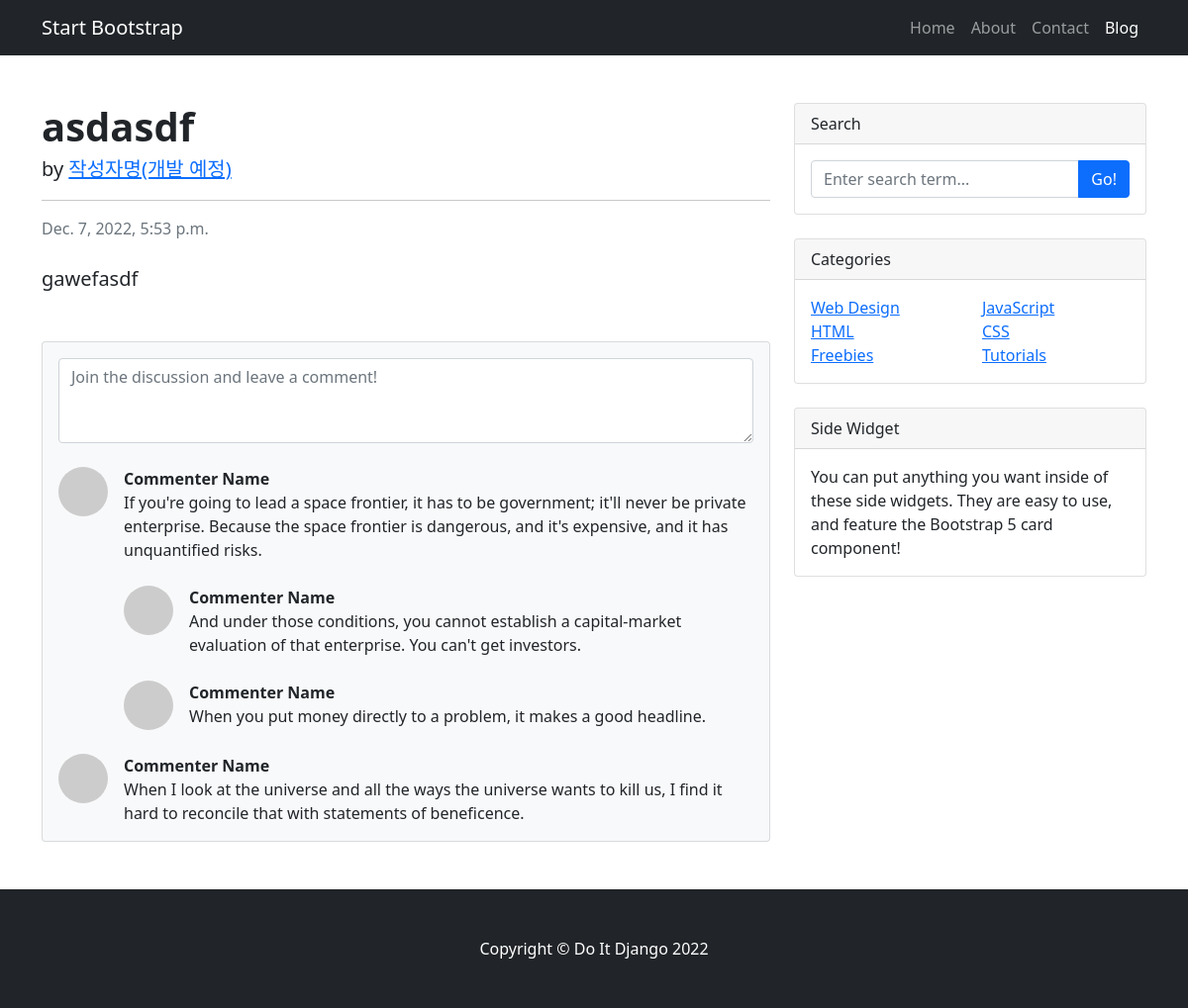
The app's page /blog/2/ with its own data.
### blog/models.py (models this page shows, shortened)
class Post(models.Model):
    title = models.CharField(max_length=30)
    content = models.TextField()
    head_image = models.ImageField(upload_to='blog/images/%Y/%m/%d/', blank=True)
    created_at = models.DateTimeField(auto_now_add=True)
    updated_at = models.DateTimeField(auto_now=True)

### blog/views.py (the view)
# urls.py: path('<int:pk>/', views.PostDetail.as_view()),
class PostDetail(DetailView):
    model = Post

### blog/templates/blog/post_detail.html (shortened to what this page needs)
<!DOCTYPE html>
{% load static %}
<html lang="ko">
    <head>
        <link href="{% static 'blog/bootstrap/bootstrap.min.css' %}" rel="stylesheet" media="screen"/>
        <link rel="stylesheet" href="{% static 'blog/css/blog-post.css' %}" media="screen">
    </head>
    <body>
        <nav class="navbar navbar-expand-lg navbar-dark bg-dark">
            <div class="container">
                <a class="navbar-brand" href="#!">Start Bootstrap</a>
                <div class="collapse navbar-collapse" id="navbarSupportedContent">
                    <ul class="navbar-nav ms-auto mb-2 mb-lg-0">
                        <li class="nav-item"><a class="nav-link" href="#">Home</a></li>
                        <li class="nav-item"><a class="nav-link" href="#!">About</a></li>
                        <li class="nav-item"><a class="nav-link" href="#!">Contact</a></li>
                        <li class="nav-item"><a class="nav-link active" aria-current="page" href="#">Blog</a></li>
                    </ul>
                </div>
            </div>
        </nav>
        <div class="container mt-5">
            <div class="row">
                <div class="col-lg-8">
                    <article>
                        <header class="mb-4">
                            <h1 class="fw-bolder mb-1">{{ post.title }}</h1>
                            <p class="lead">
                                by
                                <a href="#">작성자명(개발 예정)</a>
                            </p>
                            <hr/>
                            <div class="text-muted mb-2">{{ post.created_at }}</div>
                        </header>
                        <section class="mb-5">
                            <p class="fs-5 mb-4">{{ post.content }}</p>
                        </section>
                    </article>
                    <section class="mb-5">
                        <div class="card bg-light">
                            <div class="card-body">
                                <form class="mb-4"><textarea class="form-control" rows="3" placeholder="Join the discussion and leave a comment!"></textarea></form>
                                <div class="d-flex mb-4">
                                    <div class="flex-shrink-0"><img class="rounded-circle" src="https://dummyimage.com/50x50/ced4da/6c757d.jpg" alt="..." /></div>
                                    <div class="ms-3">
                                        <div class="fw-bold">Commenter Name</div>
                                        If you're going to lead a space frontier, it has to be government; it'll never be private enterprise. Because the space frontier is dangerous, and it's expensive, and it has unquantified risks.
                                        <div class="d-flex mt-4">
                                            <div class="flex-shrink-0"><img class="rounded-circle" src="https://dummyimage.com/50x50/ced4da/6c757d.jpg" alt="..." /></div>
                                            <div class="ms-3">
                                                <div class="fw-bold">Commenter Name</div>
                                                And under those conditions, you cannot establish a capital-market evaluation of that enterprise. You can't get investors.
                                            </div>
                                        </div>
                                        <div class="d-flex mt-4">
                                            <div class="flex-shrink-0"><img class="rounded-circle" src="https://dummyimage.com/50x50/ced4da/6c757d.jpg" alt="..." /></div>
                                            <div class="ms-3">
                                                <div class="fw-bold">Commenter Name</div>
                                                When you put money directly to a problem, it makes a good headline.
                                            </div>
                                        </div>
                                    </div>
                                </div>
                                <div class="d-flex">
                                    <div class="flex-shrink-0"><img class="rounded-circle" src="https://dummyimage.com/50x50/ced4da/6c757d.jpg" alt="..." /></div>
                                    <div class="ms-3">
                                        <div class="fw-bold">Commenter Name</div>
                                        When I look at the universe and all the ways the universe wants to kill us, I find it hard to reconcile that with statements of beneficence.
                                    </div>
                                </div>
                            </div>
                        </div>
                    </section>
                </div>
                <div class="col-lg-4">
                    <div class="card mb-4">
                        <div class="card-header">Search</div>
                        <div class="card-body">
                            <div class="input-group">
                                <input class="form-control" type="text" placeholder="Enter search term..." aria-label="Enter search term..." aria-describedby="button-search" />
                                <button class="btn btn-primary" id="button-search" type="button">Go!</button>
                            </div>
                        </div>
                    </div>
                    <div class="card mb-4">
                        <div class="card-header">Categories</div>
                        <div class="card-body">
                            <div class="row">
                                <div class="col-sm-6">
                                    <ul class="list-unstyled mb-0">
                                        <li><a href="#!">Web Design</a></li>
                                        <li><a href="#!">HTML</a></li>
                                        <li><a href="#!">Freebies</a></li>
                                    </ul>
                                </div>
                                <div class="col-sm-6">
                                    <ul class="list-unstyled mb-0">
                                        <li><a href="#!">JavaScript</a></li>
                                        <li><a href="#!">CSS</a></li>
                                        <li><a href="#!">Tutorials</a></li>
                                    </ul>
                                </div>
                            </div>
                        </div>
                    </div>
                    <div class="card mb-4">
                        <div class="card-header">Side Widget</div>
                        <div class="card-body">You can put anything you want inside of these side widgets. They are easy to use, and feature the Bootstrap 5 card component!</div>
                    </div>
                </div>
            </div>
        </div>
        <footer class="py-5 bg-dark">
            <div class="container"><p class="m-0 text-center text-white">Copyright &copy; Do It Django 2022</p></div>
        </footer>
    </body>
</html>

### records on screen
Post: title "asdasdf", created_at "Dec. 7, 2022, 5:53 p.m.", content "gawefasdf"
